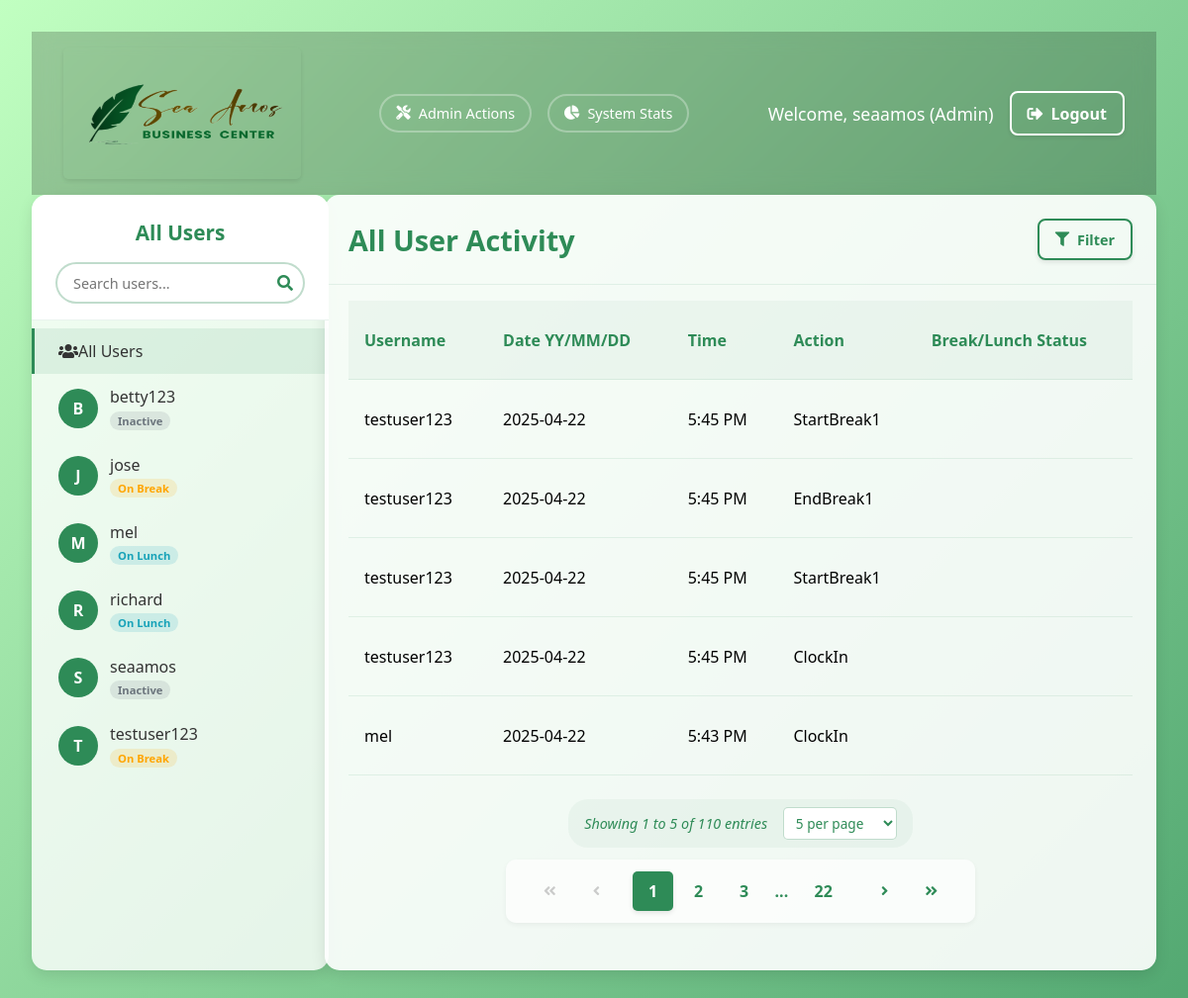
/admin-dashboard/ (signed in), run on the app's committed database.
### attendance_app/models.py (models this page shows, shortened)
class AttendanceLog(models.Model):
    user = models.ForeignKey(User, on_delete=models.CASCADE)
    timestamp = models.DateTimeField(auto_now_add=True)
    action = models.CharField(max_length=50)
    note = models.TextField(blank=True, null=True)  # Optional note field

### attendance_app/views.py (the view)
# urls.py: path('admin-dashboard/', views.admin_dashboard, name='admin_dashboard'),
@user_passes_test(lambda u: u.is_superuser)
def admin_dashboard(request):
    selected_user = request.GET.get('user')
    selected_date = request.GET.get('date')
    page_size = request.GET.get('size', '5')
    try:
        page_size = int(page_size)
        if page_size not in [5, 10, 25, 50]:
            page_size = 5
    except ValueError:
        page_size = 5
    logs_query = AttendanceLog.objects.select_related('user')
    if selected_user:
        logs_query = logs_query.filter(user_id=selected_user)
        selected_user_obj = User.objects.get(id=selected_user)
    else:
        selected_user_obj = None
    if selected_date:
        try:
            filter_date = datetime.strptime(selected_date, '%Y-%m-%d').date()
            logs_query = logs_query.filter(timestamp__date=filter_date)
        except ValueError:
            pass
    logs = logs_query.order_by('-timestamp')
    page = request.GET.get('page', 1)
    paginator = Paginator(logs, page_size)
    try:
        page_obj = paginator.page(page)
    except PageNotAnInteger:
        page_obj = paginator.page(1)
    except EmptyPage:
        page_obj = paginator.page(paginator.num_pages)
    users = User.objects.all().order_by('username')
    today = date.today()
    total_users = User.objects.count()
    clocked_in_users = set()
    break_users = set()
    lunch_users = set()
    for user_obj in users:
        clock_ins_today = AttendanceLog.objects.filter(
            user=user_obj,
            action='clock_in',
            timestamp__date=today
        ).count()
        clock_outs_today = AttendanceLog.objects.filter(
            user=user_obj,
            action='clock_out',
            timestamp__date=today
        ).count()
        if clock_ins_today > clock_outs_today:
            clocked_in_users.add(user_obj.id)
            try:
                time_allocation = DailyTimeAllocation.objects.get(user=user_obj, date=today)
                if time_allocation.break1_start_time or time_allocation.break2_start_time:
                    break_users.add(user_obj.id)
                if time_allocation.lunch_start_time:
                    lunch_users.add(user_obj.id)
            except DailyTimeAllocation.DoesNotExist:
                pass
    user_time_allocations = defaultdict(dict)
    user_date_pairs = logs.values('user_id', 'timestamp__date').distinct()
    for pair in user_date_pairs:
        user_id = pair['user_id']
        log_date = pair['timestamp__date']
        time_allocation, _ = DailyTimeAllocation.objects.get_or_create(
            user_id=user_id,
            date=log_date
        )
        user_time_allocations[user_id][log_date] = time_allocation
    context = {
        'logs': page_obj,
        'page_obj': page_obj,
        'users': users,
        'selected_user': selected_user,
        'selected_user_obj': selected_user_obj,
        'selected_date': selected_date,
        'total_users': total_users,
        'users_clocked_in': len(clocked_in_users),
        'users_on_break': len(break_users),
        'users_on_lunch': len(lunch_users),
        'user_time_allocations': dict(user_time_allocations),
        'clocked_in_users': clocked_in_users,
        'break_users': break_users,
        'lunch_users': lunch_users,
    }
    return render(request, 'admin_dashboard.html', context)

### attendance_app/templates/admin_dashboard.html (shortened to what this page needs)
{% load static %}
{% load custom_filters %}
<!DOCTYPE html>
<html lang="en">
<head>
    <link rel="stylesheet" href="https://cdnjs.cloudflare.com/ajax/libs/font-awesome/5.15.3/css/all.min.css">
    <link rel="stylesheet" href="https://cdnjs.cloudflare.com/ajax/libs/flatpickr/4.6.13/flatpickr.min.css">
    <link rel="stylesheet" href="{% static 'css/admin_dashboard.css' %}">
</head>
<body>
    <nav class="navbar">
        <div class="navbar-left">
            <div class="logo-container">
                <img src="{% static 'images/logo.jpeg' %}" alt="Company Logo" class="company-logo">
            </div>
        </div>
        <div class="navbar-center">
            <div class="dropdown">
                <button class="dropdown-btn">
                    <i class="fas fa-tools"></i> Admin Actions
                </button>
            </div>
            <div class="dropdown">
                <button class="dropdown-btn">
                    <i class="fas fa-chart-pie"></i> System Stats
                </button>
            </div>
        </div>
        <div class="navbar-right">
            <span class="welcome-text">Welcome, {{ user.username }} (Admin)</span>
            <a href="{% url 'logout' %}" class="btn btn-outline-light logout-btn">
                <i class="fas fa-sign-out-alt"></i> Logout
            </a>
        </div>
    </nav>
    <div class="main-container">
        <div class="sidebar users-sidebar">
            <div class="sidebar-header sticky-header">
                <h3 class="sidebar-title">All Users</h3>
                <div class="search-container">
                    <input type="text" id="user-search" class="search-input" placeholder="Search users...">
                    <i class="fas fa-search search-icon"></i>
                </div>
            </div>
            <div class="users-list">
                <a href="{% url 'admin_dashboard' %}" class="user-item {% if not selected_user %}active{% endif %}">
                    <i class="fas fa-users"></i>
                    <span class="user-name">All Users</span>
                </a>
                {% for user_item in users %}
                <a href="{% url 'admin_dashboard' %}?user={{ user_item.id }}"
                   class="user-item {% if selected_user == user_item.id|stringformat:'i' %}active{% endif %}"
                   data-username="{{ user_item.username|lower }}">
                    <div class="user-avatar">{{ user_item.username|make_list|first|upper }}</div>
                    <div class="user-info">
                        <span class="user-name">{{ user_item.username }}</span>
                        <span class="user-status">
                            {% with user_id=user_item.id %}
                                {% if user_id in clocked_in_users %}
                                    {% if user_id in break_users %}
                                        <span class="status-badge break">On Break</span>
                                    {% elif user_id in lunch_users %}
                                        <span class="status-badge lunch">On Lunch</span>
                                    {% else %}
                                        <span class="status-badge active">Active</span>
                                    {% endif %}
                                {% else %}
                                    <span class="status-badge inactive">Inactive</span>
                                {% endif %}
                            {% endwith %}
                        </span>
                    </div>
                </a>
                {% endfor %}
            </div>
        </div>
        <div class="content-area">
            <div class="card main-card">
                <div class="card-header">
                    <div class="header-row">
                        <h2 class="section-title">
                            {% if selected_user_obj %}
                                Activity for {{ selected_user_obj.username }}
                            {% else %}
                                All User Activity
                            {% endif %}
                        </h2>
                        <div class="compact-filter">
                            <button type="button" class="btn btn-outline-primary filter-toggle-btn" id="filter-toggle">
                                <i class="fas fa-filter"></i> Filter
                            </button>
                        </div>
                    </div>
                </div>
                <div class="logs-section">
                    {% if logs %}
                    <table class="activity-table">
                        <thead>
                            <tr>
                                {% if not selected_user_obj %}<th>Username</th>{% endif %}
                                <th>Date YY/MM/DD</th>
                                <th>Time</th>
                                <th>Action</th>
                                <th>Break/Lunch Status</th>
                            </tr>
                        </thead>
                        <tbody>
                            {% for log in logs %}
                            <tr class="{% if log.action == 'break_start' or log.action == 'lunch_start' %}start-activity{% elif log.action == 'break_end' or log.action == 'lunch_end' %}end-activity{% elif log.action == 'combined_break_start' %}combined-start{% elif log.action == 'combined_break_end' %}combined-end{% elif log.action == 'clock_in' %}clock-in{% elif log.action == 'clock_out' %}clock-out{% endif %}">
                                {% if not selected_user_obj %}<td>{{ log.user.username }}</td>{% endif %}
                                <td>{{ log.timestamp|date:"Y-m-d" }}</td>
                                <td>{{ log.timestamp|time:"g:i A" }}</td>
                                <td>
                                    {% if log.action == 'combined_break_start' %}
                                        Combined Break Start
                                    {% elif log.action == 'combined_break_end' %}
                                        Combined Break End
                                    {% else %}
                                        {{ log.action|title|cut:"_"|capfirst }}
                                    {% endif %}
                                </td>
                                <td>
                                </td>
                            </tr>
                            {% endfor %}
                        </tbody>
                    </table>
                    <div class="pagination-container">
                        {% if logs %}
                        <div class="pagination-results">
                            Showing {{ page_obj.start_index }} to {{ page_obj.end_index }} of {{ page_obj.paginator.count }} entries
                            <select id="page-size-selector" class="page-size-selector">
                                <option value="5" {% if request.GET.size == '5' or not request.GET.size %}selected{% endif %}>5 per page</option>
                            </select>
                        </div>
                        {% endif %}
                        {% if page_obj.has_other_pages %}
                        <div class="pagination">
                            <div class="pagination-group">
                                <a href="?page=1"
                                   class="pagination-btn pagination-first {% if not page_obj.has_previous %}disabled{% endif %}">
                                    <i class="fas fa-angle-double-left pagination-icon"></i>
                                </a>
                                <a href="?page={% if page_obj.has_previous %}{{ page_obj.previous_page_number }}{% else %}1{% endif %}"
                                   class="pagination-btn {% if not page_obj.has_previous %}disabled{% endif %}">
                                    <i class="fas fa-angle-left pagination-icon"></i>
                                </a>
                            </div>
                            <div class="page-numbers">
                                {% for i in page_obj.paginator.page_range %}
                                    {% if i >= page_obj.number|add:"-2" and i <= page_obj.number|add:"2" %}
                                        {% if i == page_obj.number %}
                                            <span class="pagination-btn active">{{ i }}</span>
                                        {% else %}
                                            <a href="?page={{ i }}" class="pagination-btn">{{ i }}</a>
                                        {% endif %}
                                    {% endif %}
                                {% endfor %}
                                {% if page_obj.number < page_obj.paginator.num_pages|add:"-2" %}
                                    {% if page_obj.number < page_obj.paginator.num_pages|add:"-3" %}
                                        <span class="ellipsis">...</span>
                                    {% endif %}
                                    <a href="?page={{ page_obj.paginator.num_pages }}" class="pagination-btn">{{ page_obj.paginator.num_pages }}</a>
                                {% endif %}
                            </div>
                            <div class="pagination-group">
                                <a href="?page={% if page_obj.has_next %}{{ page_obj.next_page_number }}{% else %}{{ page_obj.paginator.num_pages }}{% endif %}"
                                   class="pagination-btn {% if not page_obj.has_next %}disabled{% endif %}">
                                    <i class="fas fa-angle-right pagination-icon"></i>
                                </a>
                                <a href="?page={{ page_obj.paginator.num_pages }}"
                                   class="pagination-btn pagination-last {% if page_obj.number == page_obj.paginator.num_pages %}disabled{% endif %}">
                                    <i class="fas fa-angle-double-right pagination-icon"></i>
                                </a>
                            </div>
                        </div>
                        {% endif %}
                    </div>
                    {% else %}
                    <div class="no-activity">
                        <p><i class="fas fa-info-circle"></i> No activities found for the selected criteria.</p>
                    </div>
                    {% endif %}
                </div>
            </div>
        </div>
    </div>
</body>
</html>

### data on the page
AttendanceLog: user.username "testuser123", timestamp "2025-04-22", timestamp "5:45 PM", action "StartBreak1"
AttendanceLog: user.username "testuser123", timestamp "2025-04-22", timestamp "5:45 PM", action "EndBreak1"
AttendanceLog: user.username "testuser123", timestamp "2025-04-22", timestamp "5:45 PM", action "StartBreak1"
AttendanceLog: user.username "testuser123", timestamp "2025-04-22", timestamp "5:45 PM", action "ClockIn"
AttendanceLog: user.username "mel", timestamp "2025-04-22", timestamp "5:43 PM", action "ClockIn"

### other printed values
{{ user.username }} "seaamos"
{{ user_item.username|make_list|first|upper }} "B"
{{ user_item.username }} "betty123"
{{ user_item.username|make_list|first|upper }} "J"
{{ user_item.username }} "jose"
{{ user_item.username|make_list|first|upper }} "M"
{{ user_item.username }} "mel"
{{ user_item.username|make_list|first|upper }} "R"
{{ user_item.username }} "richard"
{{ user_item.username|make_list|first|upper }} "S"
{{ user_item.username }} "seaamos"
{{ user_item.username|make_list|first|upper }} "T"
{{ user_item.username }} "testuser123"
{{ page_obj.start_index }} "1"
{{ page_obj.end_index }} "5"
